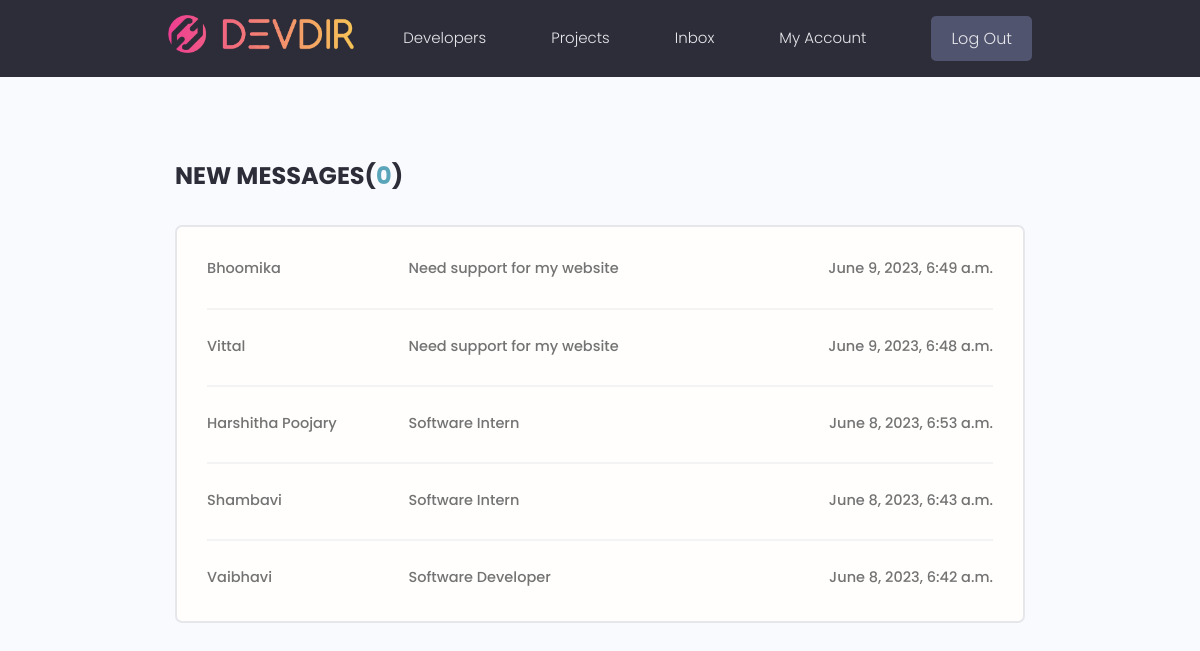
The page /inbox/ (signed in) on the database its author committed.
### users/models.py (models this page shows, shortened)
class Message(models.Model):
    id = models.UUIDField(default = uuid.uuid4, primary_key=True, unique=True, editable=False)
    sender = models.ForeignKey('Profile',blank=True, null=True, on_delete=models.SET_NULL)
    recipient = models.ForeignKey('Profile',blank=True, null=True, on_delete=models.SET_NULL, related_name='messages')
    name = models.CharField(max_length=200, blank=True, null=True)
    email = models.EmailField(max_length=200, blank=True, null=True)
    subject = models.CharField(max_length=200, blank=True)
    body = models.TextField(blank=True, null=True)
    is_read = models.BooleanField(blank=True, null=True, default=False)
    created = models.DateTimeField(auto_now_add= True )
    class Meta:
        ordering = ['is_read','-created']

### users/views.py (the view)
# urls.py: path('inbox/', views.inbox, name="inbox"),
@login_required(login_url='login')
def inbox(request):
    profile = request.user.profile
    messageRequests = profile.messages.all()
    unreadCount = messageRequests.filter(is_read=False).count()
    context = {'messageRequests': messageRequests,'unreadCount': unreadCount}
    return render(request, 'inbox.html', context)

### users/templates/inbox.html (shortened to what this page needs)
{% extends 'main.html' %}
{% block content %}
<main class="inbox my-xl">
  <div class="content-box">
    <h3 class="inbox__title">New Messages(<span>{{unreadCount}}</span>)</h3>
    <ul class="messages">
      {% for message in messageRequests %}
      {% if message.is_read == False %}
      <li class="message message--unread">
        {% else %}
      <li class="message">
        {% endif %}
        <a href="{% url 'message' message.id %}">
          <span class="message__author">{{message.name}}</span>
          <span class="message__subject">{{message.subject}}</span>
          <span class="message__date">{{message.created}}</span>
        </a>
      </li>
      {% endfor %}
    </ul>
  </div>
</main>
{% endblock content %}

### static/css/app.css (style rules this page uses)
:root { --color-sub: #2d2d39; }
.content-box { width: 95%; max-width: 85rem; margin: 0 auto; }
.inbox { height: 90vh; }
.inbox__title, .inbox__title span { font-size: 2.4rem; font-weight: 700; color: var(--color-sub); text-transform: uppercase; text-align: left; margin-bottom: 3rem; }
.inbox__title span { color: var(--color-main); }
.messages { list-style: none; background: var(--color-white); padding: 0.5rem 3rem; border: 2px solid var(--color-light); border-radius: 0.7rem; }
.message { padding: 2.5rem 0; }
.message > a span { font-size: 1.45rem; font-weight: 500; }
.message:not(:last-child) { border-bottom: 2px solid var(--color-white-light); }
.message > a { display: flex; gap: 1rem; }
.message__author, .message__date { flex-basis: 25%; }
.message__subject { flex-basis: 50%; }
.message__date { text-align: right; }

### static/uikit/styles/modules/_variables.css (style rules this page uses)
:root { --color-main: #5aa5b9; --color-main-light: #e6faff; --color-sub: #3f4156; --color-sub-light: #51546e; --color-sub-lighter: #ededfd; --color-text: #737373; --color-gray: #8b8b8b; --color-light: #e5e7eb; --color-light-gray: #767676; --color-bg: #f8fafd; --color-white: #fffefd; --color-white-light: #f3f3f3; --color-success: #359e64; --color-success-bg: #def8e8; --color-error: #fc4b0b; --color-error-bg: #fff2ee; --font-base: 'Poppins', arial, helvetica, 'Segoe UI', roboto, ubuntu, sans-serif; --font-monospace: 'Fira Code', 'Courier New', courier, monospace; --font-regular: 300; --font-medium: 500; --font-bold: 700; --generic-shadow: 1px 1px 5px #00000010; --generic-transition: all 0.3s ease-in-out; }

### static/uikit/styles/modules/_base.css (style rules this page uses)
* { margin: 0; padding: 0; box-sizing: border-box; text-rendering: optimizeLegibility; color: inherit; font-size: inherit; }
html { font-size: 50%; }
@media only screen and (min-width: 480px) { html { font-size: 56.25%; } }
@media only screen and (min-width: 1200px) { html { font-size: 62.5%; } }
body { line-height: 1.6; font-weight: 400; font-size: 1.5rem; color: var(--color-text); background-color: var(--color-bg); min-height: 100vh; }

### static/uikit/styles/modules/_typography.css (style rules this page uses)
* { font-family: var(--font-base); }
h3 { font-size: 3.2rem; font-weight: var(--font-medium); }
p, span, strong { font-size: 1.6rem; color: var(--color-text); font-weight: var(--font-regular); }
a { padding-bottom: 2px; text-decoration: none; display: inline-block; color: var(--color-main); font-weight: var(--font-medium); }

### static/uikit/styles/modules/_utilities.css (style rules this page uses)
.my-xl { margin: 8rem auto; }

### rows shown on the page
Message: name "Bhoomika", subject "Need support for my website", created "June 9, 2023, 6:49 a.m."
Message: name "Vittal", subject "Need support for my website", created "June 9, 2023, 6:48 a.m."
Message: name "Harshitha Poojary", subject "Software Intern", created "June 8, 2023, 6:53 a.m."
Message: name "Shambavi", subject "Software Intern", created "June 8, 2023, 6:43 a.m."
Message: name "Vaibhavi", subject "Software Developer", created "June 8, 2023, 6:42 a.m."

### other values the page prints
{{ unreadCount }} "0"
